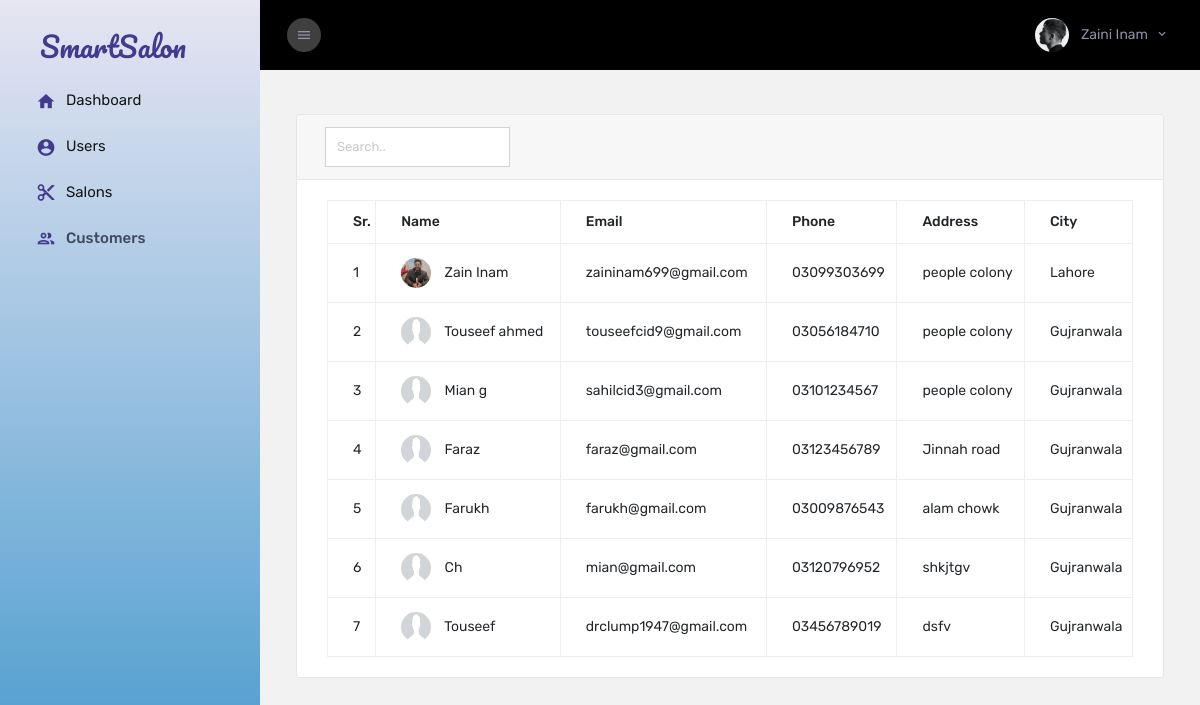
Screenshot of /admin/public/customer (signed in) with the database file from the repository.
### tables this page shows
CREATE TABLE `customers` (
  `id` int(11) NOT NULL,
  `name` varchar(255) NOT NULL,
  `email` varchar(100) NOT NULL,
  `phone` varchar(100) NOT NULL,
  `address` varchar(255) NOT NULL,
  `city` varchar(255) NOT NULL,
  `password` varchar(100) NOT NULL,
  `image` varchar(255) DEFAULT NULL
);

### admin/private/controllers/Customer.php (called while the page is built, shortened)
<?php
class Customer extends Controller {
    function __construct(){
        $this->customer = $this->load_model("Customer");
    }
    function index(){
        $customers = $this->_all($this->customer);
        $this->view("customers",
        [
            "customers"=>$customers,
        ]);
    }
}
?>

### admin/private/core/app.php (called while the page is built, shortened)
<?php
class App {
    protected $method = "index";
    function __construct() {
        $URL = $this->getUrl();
        if(file_exists("../private/controllers/".$URL[0].".php")){
            unset($URL[0]);
        }
        $this->controller = new $this->controller();
        $URL= array_values($URL);
        $this->params = $URL;
        call_user_func_array([$this->controller, $this->method], $this->params);
    }
    private function getUrl(){
        $url = isset($_GET['url']) ? $_GET['url'] : "Home";
        return explode("/", filter_var(trim($url, "/")), FILTER_SANITIZE_URL);
    }
}
?>

### admin/public/index.php (called while the page is built, shortened)
<?php
    $app = new App();
?>

### admin/private/core/database.php (called while the page is built, shortened)
<?php
class Database{
    private function connect(){
        $string  = DBDRIVER.":host=".DBHOST.";dbname=".DBNAME;
        $con = new PDO($string, DBUSER, DBPASS);
        return $con;
    }
    public function query($query, $data=array()){
        $con = $this->connect();
        $stm = $con->prepare($query);
        if($stm){
            $check = $stm->execute($data);
            if($check){
                $data = $stm->fetchAll(PDO::FETCH_ASSOC);
                if(is_array($data) && count($data) > 0){
                    return $data;
                }
                else{
                    return true;
                }
            }
        }
        return false;
    }
}
?>

### admin/private/core/model.php (called while the page is built, shortened)
<?php
class Model extends Database{
    function findAll(){
        $query = "SELECT * FROM ".$this->table;
        $data = $this->query($query);
        return $data;
    }
}
?>

### admin/private/views/customers.view.php (the view, shortened to what this page needs)
<div class="container-scroller" style="min-height:100vh;">
  <div class="container-fluid page-body-wrapper">
    <div class="main-panel">
      <div class="content-wrapper pb-0">
        <div class="row">
          <div class="col-md-12 col-sm-12 col-lg-12 grid-margin stretch-card mx-auto">
            <div class="card">
              <div class="card-header justify-content-between d-flex align-items-center">
                <div class="d-flex align-items-center flex-row-reverse">
                  <form method="post" class="mx-2">
                    <input type="text" name="search" id="search" class="form-control form-control-sm w-100 " placeholder="Search.." required style="border:1px solid #D3D3D3;" />
                  </form>
                </div>
              </div>
              <div class="card-body">
                <?php if (is_array(@$customers) && count(@$customers) > 0) { ?>
                  <div class="table-responsive">
                    <table class="table table-hover table-bordered table-responsive">
                      <thead>
                        <tr>
                          <th>Sr.</th>
                          <th>Name</th>
                          <th>Email</th>
                          <th>Phone</th>
                          <th>Address</th>
                          <th>City</th>
                        </tr>
                      </thead>
                      <tbody id="customer_table">
                        <?php
                        $count = 0;
                        foreach (@$customers as $customer) {
                          $count += 1;
                        ?>
                          <tr>
                            <td><?php echo $count; ?></td>
                            <td>
                              <?php
                              $image = $customer['image'] != null && $customer['image'] != "" ? DEFAULT_URL . "/" . $customer['image'] : ROOT . "/images/faces/default.png";
                              ?>
                              <img src="<?= $image ?>" id="img" /> <?php echo ucfirst($customer['name']); ?>
                            </td>
                            <td><?php echo $customer['email']; ?></td>
                            <td><?php echo $customer['phone']; ?></td>
                            <td><?php echo $customer['address']; ?></td>
                            <td><?php echo ucfirst($customer['city']); ?></td>
                          </tr>
                        <?php } ?>
                      </tbody>
                    </table>
                  </div>
                <?php } else { ?>
                  <div>
                    No customer exist!
                  </div>
                <?php } ?>
              </div>
            </div>
          </div>
        </div>
      </div>
    </div>
  </div>
</div>

### admin/private/views/customers.view.php (style rules this page uses)
#img { width: 30px; height: 30px; overflow: hidden; border-radius: 100px; margin-right: 10px; }

### rows the page displays
customers: image (picture), name "Zain Inam", email "zaininam699@gmail.com", phone "03099303699", address "people colony", city "Lahore"
customers: name "Touseef ahmed", email "touseefcid9@gmail.com", phone "03056184710", address "people colony", city "Gujranwala"
customers: name "Mian g", email "sahilcid3@gmail.com", phone "03101234567", address "people colony", city "Gujranwala"
customers: name "Faraz", email "faraz@gmail.com", phone "03123456789", address "Jinnah road", city "Gujranwala"
customers: name "Farukh", email "farukh@gmail.com", phone "03009876543", address "alam chowk", city "Gujranwala"
customers: name "Ch", email "mian@gmail.com", phone "03120796952", address "shkjtgv", city "Gujranwala"
customers: name "Touseef", email "drclump1947@gmail.com", phone "03456789019", address "dsfv", city "Gujranwala"

### other values shown
$_SESSION['USER'] "Zaini Inam"
